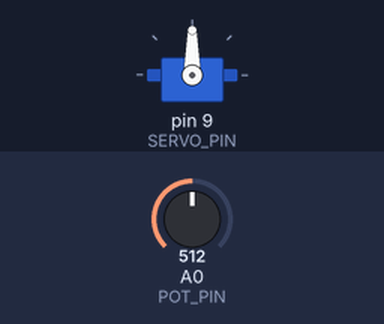
Bench run of a sketch on a simulated Arduino Uno, built with avr-gcc and run on an emulated ATmega328P. Shown: servo. The test bench sets the inputs (shaded band); at power-on: A0 (POT_PIN) = 512. What the sketch prints to the serial monitor is not drawn.

Above: at 2.2 s.
2.3 s: A0 (POT_PIN) set to 716
At 3.0 s:
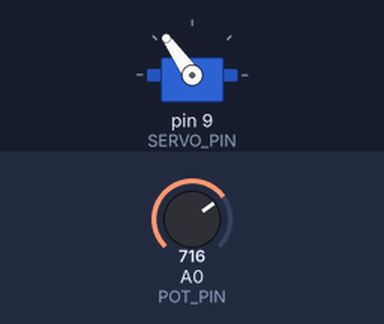
3.8 s: A0 (POT_PIN) set to 1023
At 4.7 s:
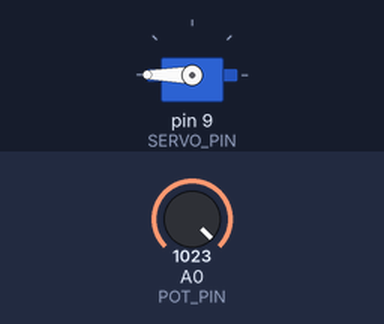
5.3 s: A0 (POT_PIN) set to 900
At 5.9 s:
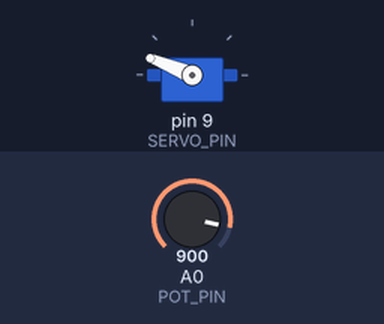
6.8 s: A0 (POT_PIN) set to 306
At 7.6 s:
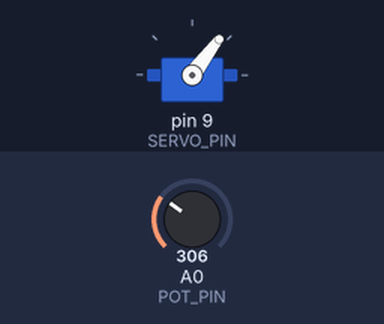
8.3 s: A0 (POT_PIN) set to 50
At 9.4 s:
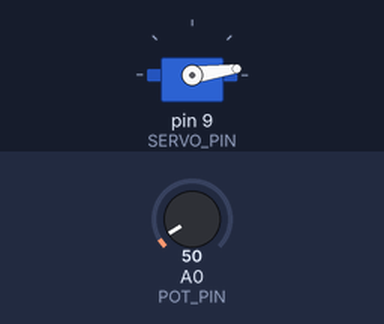
9.8 s: A0 (POT_PIN) set to 122
At 10.9 s:
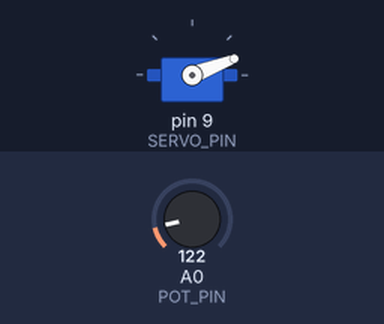
Timing chart, 0 to 12.3 s (numbered marks = the images above; inputs shaded):
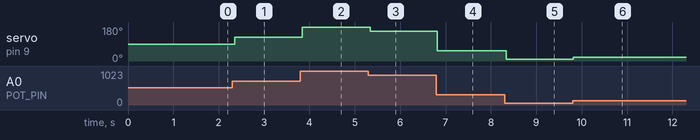

The sketch:

servo_control.ino
```cpp
/*
  Program 7: Servo Motor Control
  This program demonstrates controlling a servo motor with a potentiometer

  📺 MISSION PREVIEW: "Display Master"
  Create information displays with real-time data visualization!

  Hardware Required:
  - Arduino board
  - Servo motor (SG90 or similar)
  - Potentiometer (10K ohm)
  - Jumper wires
  - External power supply (optional, for larger servos)
*/

#include <Servo.h>

// Create servo object
Servo myServo;

// Define pins
const int SERVO_PIN = 9;      // PWM pin for servo
const int POT_PIN = A0;       // Analog pin for potentiometer

// Variables
int potValue = 0;
int servoAngle = 0;

void setup() {
  // Attach the servo to the pin
  myServo.attach(SERVO_PIN);

  // Initialize serial communication
  Serial.begin(9600);
  Serial.println("Servo Motor Control Program Started!");
  Serial.println("Turn the potentiometer to control servo position");
  Serial.println("📺 DISPLAY MASTER MODE - Ready for visual control!");

  // Move servo to initial position
  myServo.write(90);
  delay(1000);
}

void loop() {
  // Read potentiometer value (0-1023)
  potValue = analogRead(POT_PIN);

  // Map pot value to servo angle (0-180 degrees)
  servoAngle = map(potValue, 0, 1023, 0, 180);

  // Move servo to the mapped position
  myServo.write(servoAngle);

  // Print values for debugging
  Serial.print("🎛️ Potentiometer: ");
  Serial.print(potValue);
  Serial.print(" | ⚙️ Servo Angle: ");
  Serial.print(servoAngle);
  Serial.print(" degrees");

  // Add visual position indicator
  if (servoAngle < 60) {
    Serial.print(" ⬅️ LEFT");
  } else if (servoAngle > 120) {
    Serial.print(" ➡️ RIGHT");
  } else {
    Serial.print(" ⬆️ CENTER");
  }
  Serial.println();

  // Small delay for stability
  delay(15);
}

/*
  Additional Examples:

  1. Sweep Motion:
  for(int angle = 0; angle <= 180; angle++) {
    myServo.write(angle);
    delay(15);
  }

  2. Button Control:
  if(digitalRead(BUTTON_PIN) == HIGH) {
    myServo.write(180);
  } else {
    myServo.write(0);
  }
*/
```

Measured:
- after the input at 2.3 s, servo on pin 9 (SERVO_PIN): 90° → 125° after 0.05 s
- after the input at 3.8 s, servo on pin 9 (SERVO_PIN): 125° → 180° at once
- after the input at 5.3 s, servo on pin 9 (SERVO_PIN): 180° → 158° at once
- after the input at 6.8 s, servo on pin 9 (SERVO_PIN): 158° → 53° at once
- after the input at 8.3 s, servo on pin 9 (SERVO_PIN): 53° → 8° at once
- after the input at 9.8 s, servo on pin 9 (SERVO_PIN): 8° → 21° at once
